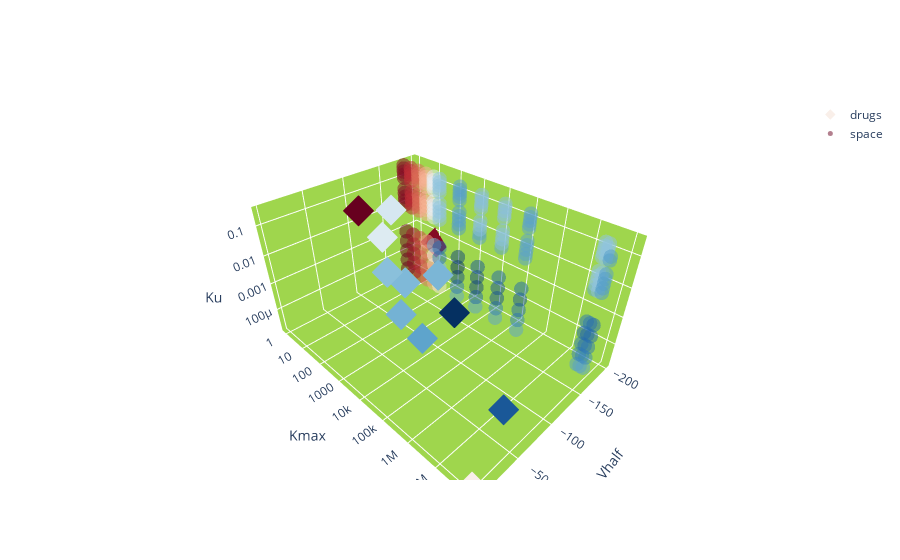

Write notebook code for a chart like this one.
### Code cell
# 3D plot in parameter space
# Plot for known drugs
param_lib = modelling.BindingParameters()
drug_list = param_lib.drug_compounds

SA_model = modelling.SensitivityAnalysis()
param_names = SA_model.param_names

starting_param_df = pd.DataFrame([1] * 5, index=param_names).T
ComparisonController = modelling.ModelComparison(starting_param_df)

discrete_colors = ['red', 'blue', 'black']
APD_diff_label = ['similar', 'SD higher', 'CS higher']

fig = go.Figure()

color_code_list = []
Vhalf_list = []
Kmax_list = []
Ku_list = []
RMSError_list = []

for drug in drug_list:
    saved_data_dir = '../../../simulation_data/binding_kinetics_comparison/' + \
        drug + '/Milnes/'
    APD_trapping = pd.read_csv(saved_data_dir + 'CiPA_APD_pulses1000.csv')
    APD_conductance = pd.read_csv(
        saved_data_dir + 'conductance_APD_pulses1000.csv')

    drug_conc = APD_trapping['drug concentration'].values.tolist()
    APD_trapping = [max(APD_trapping.loc[i].values.tolist()[1 + 998:-1])
                    for i in range(APD_trapping.shape[0])]
    APD_conductance = [max(APD_conductance.loc[i].values.tolist()[1 + 998:-1])
                       for i in range(APD_conductance.shape[0])]
    RMSError = ComparisonController.compute_RMSE(APD_trapping,
                                                 APD_conductance)
    MAError = ComparisonController.compute_MAE(APD_trapping,
                                               APD_conductance)

    if RMSError < 100:
        color_code = 0
    elif MAError > 0:
        color_code = 1
    else:
        color_code = 2

    color_code_list.append(color_code)
    Vhalf_list.append(param_lib.binding_parameters[drug]['Vhalf'])
    Kmax_list.append(param_lib.binding_parameters[drug]['Kmax'])
    Ku_list.append(param_lib.binding_parameters[drug]['Ku'])
    RMSError_list.append(RMSError * MAError / np.abs(MAError))

if category:
    fig.add_trace(
        go.Scatter3d(
            x=Vhalf_list,
            y=Kmax_list,
            z=Ku_list,
            mode='markers',
            marker_symbol='diamond',
            name='drugs',
            marker=dict(
                color=color_code_list,
                colorscale=discrete_colors
            )
        )
    )
else:
    fig.add_trace(
        go.Scatter3d(
            x=Vhalf_list,
            y=Kmax_list,
            z=Ku_list,
            mode='markers',
            marker_symbol='diamond',
            name='drugs',
            marker=dict(
                color=RMSError_list,
                colorscale='RdBu'
            )
        )
    )

saved_data_dir = '../../../simulation_data/sensitivity_analysis/'
filename = 'copy_SA_allparam_0.csv'
df = pd.read_csv(saved_data_dir + filename,
                 header=[0, 1], index_col=[0],
                 skipinitialspace=True)

# Exploring the space
Vhalf_range = df['param_values']['Vhalf'].values
Kmax_range = df['param_values']['Kmax'].values
Ku_range = df['param_values']['Ku'].values

RMSError = df['RMSE']['RMSE'].values
MAError = df['MAE']['MAE'].values

param_id = df['param_id']['param_id'].values
color_code_list = []
for i in range(len(param_id)):
    if RMSError[i] < 100:
        color_code = 0
    elif MAError[i] > 0:
        color_code = 1  # SD higher
    else:
        color_code = 2  # CS higher
    color_code_list.append(color_code)

if category:
    fig.add_trace(
        go.Scatter3d(
            x=Vhalf_range,
            y=Kmax_range,
            z=Ku_range,
            mode='markers',
            name='space',
            marker=dict(
                color=color_code_list,
                colorscale=discrete_colors,
                opacity=0.5,
                size=5
            )
        )
    )
else:
    color = RMSError * MAError / np.abs(MAError)
    fig.add_trace(
        go.Scatter3d(
            x=Vhalf_range,
            y=Kmax_range,
            z=Ku_range,
            mode='markers',
            name='space',
            marker=dict(
                color=color,
                colorscale='RdBu',
                opacity=0.5,
                size=5
            )
        )
    )

fig.update_layout(scene = dict(
                    xaxis_title='Vhalf',
                    yaxis_title='Kmax',
                    zaxis_title='Ku',
                    xaxis = dict(
                         backgroundcolor="rgb(159, 214, 77)",
                         gridcolor="white",
                         showbackground=True,
                         zerolinecolor="white",),
                    yaxis = dict(
                         backgroundcolor="rgb(159, 214, 77)",
                         gridcolor="white",
                         showbackground=True,
                         zerolinecolor="white",
                         dtick=1,
                         type='log'),
                    zaxis = dict(
                         backgroundcolor="rgb(159, 214, 77)",
                         gridcolor="white",
                         showbackground=True,
                         zerolinecolor="white",
                         dtick=1,
                         type='log')))

fig.show()

### Figure 1 — Plotly figure (JSON) as saved in the notebook; plotly's stock layout.template omitted (floating-point values rounded to 4 significant figures; data arrays with more than 128 entries replaced by an {"elided": "..."} marker saying what was removed)
{"data": [{"marker": {"color": [-8.976, 151.3, 94.85, -160.2, 177.2, 25.09, 80.12, 75.4, 85.1, 82.08, 31.69, -174.4], "colorscale": [[0, "rgb(103,0,31)"], [0.1, "rgb(178,24,43)"], [0.2, "rgb(214,96,77)"], [0.3, "rgb(244,165,130)"], [0.4, "rgb(253,219,199)"], [0.5, "rgb(247,247,247)"], [0.6, "rgb(209,229,240)"], [0.7, "rgb(146,197,222)"], [0.8, "rgb(67,147,195)"], [0.9, "rgb(33,102,172)"], [1, "rgb(5,48,97)"]], "symbol": "diamond"}, "mode": "markers", "name": "drugs", "type": "scatter3d", "x": [-1.147, -54.93, -77.49, -199.5, -100, -94.87, -64.87, -55, -14.57, -82.11, -90.89, -86.26], "y": [100000000, 37350000, 9884, 9.997, 46460, 55.84, 5770, 2403, 206000, 33540, 251, 9.996], "z": [1.79e-05, 0.0001765, 8.18e-05, 0.0004161, 0.0007927, 0.01929, 0.01, 0.01985, 0.03866, 0.02325, 0.2816, 0.09967]}, {"marker": {"color": {"elided": "192 float values"}, "colorscale": [[0, "rgb(103,0,31)"], [0.1, "rgb(178,24,43)"], [0.2, "rgb(214,96,77)"], [0.3, "rgb(244,165,130)"], [0.4, "rgb(253,219,199)"], [0.5, "rgb(247,247,247)"], [0.6, "rgb(209,229,240)"], [0.7, "rgb(146,197,222)"], [0.8, "rgb(67,147,195)"], [0.9, "rgb(33,102,172)"], [1, "rgb(5,48,97)"]], "opacity": 0.5, "size": 5}, "mode": "markers", "name": "space", "type": "scatter3d", "x": {"elided": "192 float values"}, "y": {"elided": "192 float values"}, "z": {"elided": "192 float values"}}], "layout": {"scene": {"xaxis": {"backgroundcolor": "rgb(159, 214, 77)", "gridcolor": "white", "showbackground": true, "title": {"text": "Vhalf"}, "zerolinecolor": "white"}, "yaxis": {"backgroundcolor": "rgb(159, 214, 77)", "dtick": 1, "gridcolor": "white", "showbackground": true, "title": {"text": "Kmax"}, "type": "log", "zerolinecolor": "white"}, "zaxis": {"backgroundcolor": "rgb(159, 214, 77)", "dtick": 1, "gridcolor": "white", "showbackground": true, "title": {"text": "Ku"}, "type": "log", "zerolinecolor": "white"}}}}
